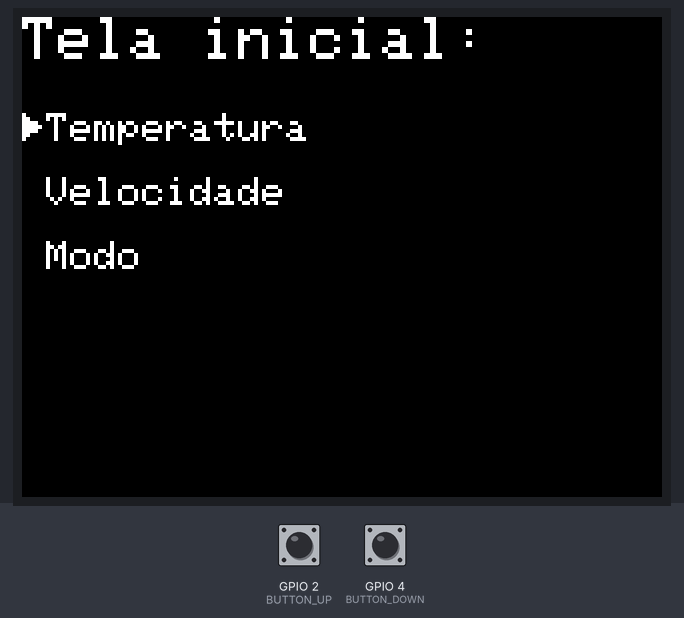
The program below on a simulated ESP32. On the bench: 320×240 colour display. The inputs (shaded band) are chosen by the test bench; at power-on: GPIO 2 (BUTTON_UP) HIGH, GPIO 4 (BUTTON_DOWN) HIGH.

Above: at 1.4 s.
1.5 s: GPIO 2 (BUTTON_UP) pulled LOW for 1 s
At 3.0 s:
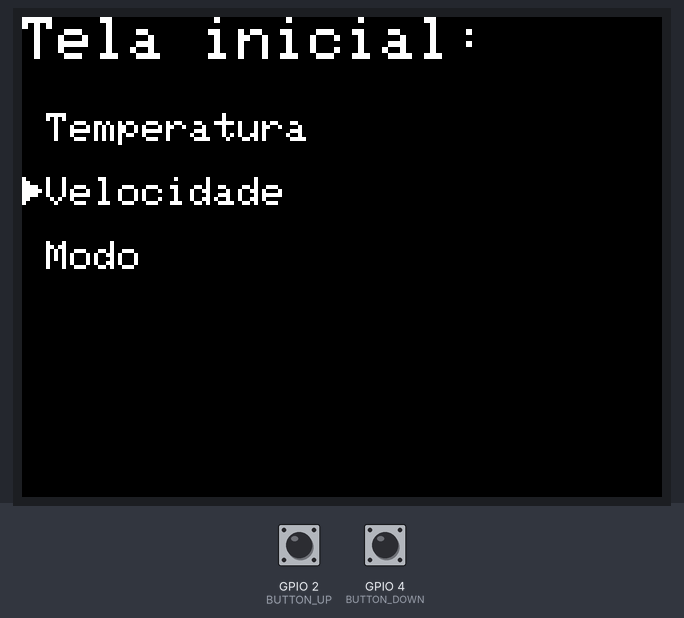
4.0 s: GPIO 4 (BUTTON_DOWN) pulled LOW for 3.2 s
At 4.35 s:
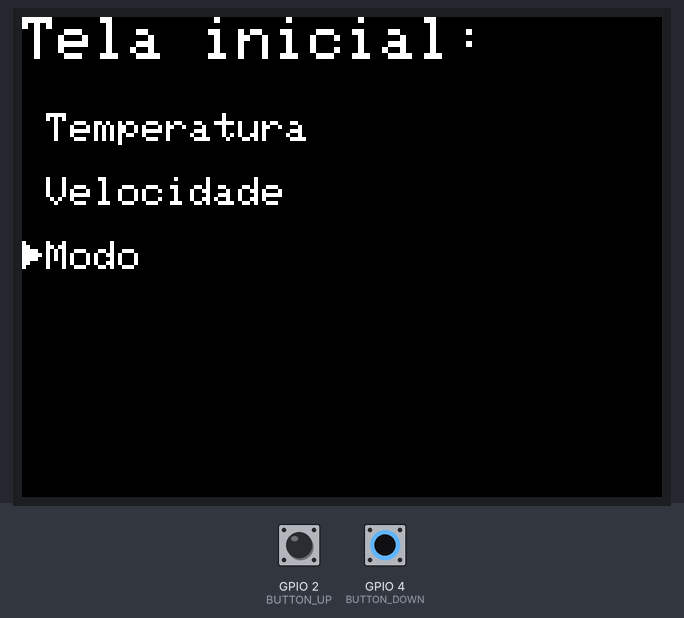
Timing chart, 0 to 7.0 s (numbered marks = the images above; inputs shaded):
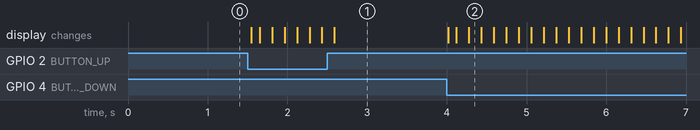

The program:

main.cpp
```cpp
#include <Arduino.h>
#include <Adafruit_ILI9341.h>

#include "esp32-hal-gpio.h"

#define BUTTON_UP 2
#define BUTTON_DOWN 4
#define BUTTON_SEL 15

#define TFT_DC 32
#define TFT_CS 5

Adafruit_ILI9341 tft = Adafruit_ILI9341(TFT_CS, TFT_DC);

int tela;
int cursor = 0;

void tela_inicial(int& tela){
	tft.setCursor(0,0);
	tft.setTextSize(3);
	tft.println("Tela inicial: \n");
	tft.setTextSize(2);

	// Controle da posição do cursor
	if (!digitalRead(BUTTON_UP)) {
		cursor++;
		tft.fillRect(0, 40, 15, 100, ILI9341_BLACK);
		delay(100);
	}
	else if (!digitalRead(BUTTON_DOWN)) {
		cursor--;
		tft.fillRect(0, 40, 15, 100, ILI9341_BLACK);
		delay(100);
	}

	if (cursor > 2) cursor -= 3;
	else if (cursor < 0) cursor += 3;

	switch (cursor) {
		case 0:
			tft.write(16);
			tft.println("Temperatura \n");
			tft.println(" Velocidade \n");
			tft.println(" Modo \n");
			break;
		case 1:
			tft.println(" Temperatura \n");
			tft.write(16);
			tft.println("Velocidade \n");
			tft.println(" Modo \n");
			break;
		case 2:
			tft.println(" Temperatura \n");
			tft.println(" Velocidade \n");
			tft.write(16);
			tft.println("Modo \n");
			break;
	}
}


void setup(){
	Serial.begin(115200);

	pinMode(BUTTON_UP, INPUT_PULLUP);
	pinMode(BUTTON_DOWN, INPUT_PULLUP);
	pinMode(BUTTON_SEL, INPUT_PULLUP);

	tft.begin();

	tft.setTextColor(ILI9341_WHITE);
	tft.setTextSize(2);
	tft.setRotation(1);
	tft.fillScreen(ILI9341_BLACK);

	tela = 1;
}


void loop(){
	switch(tela){
		case 1:{
			tela_inicial(tela);
			break;
		}
	}
	delay(50);
}
```

Measured:
- after the input at 1.5 s, the display: first changes after 0.05 s (image 1 shows a later state)
- after the input at 4.0 s, the display: first changes at once (image 2 shows a later state)
